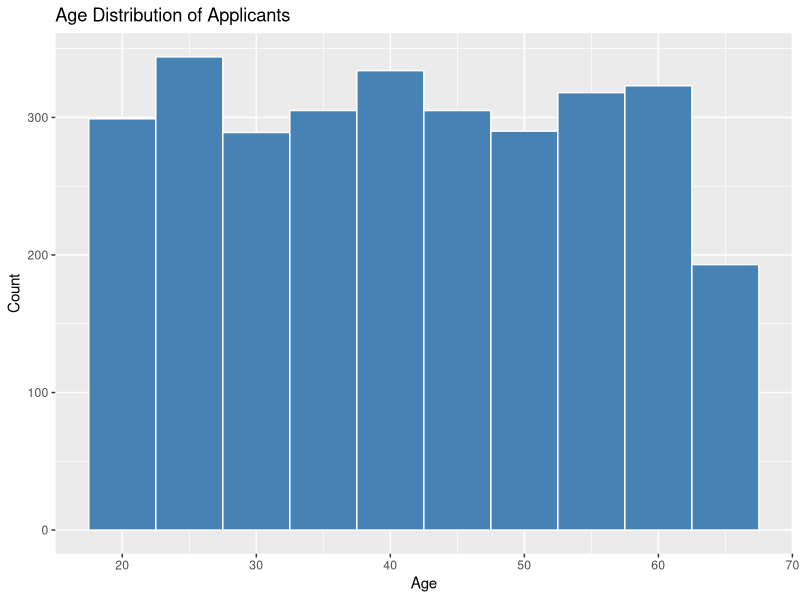
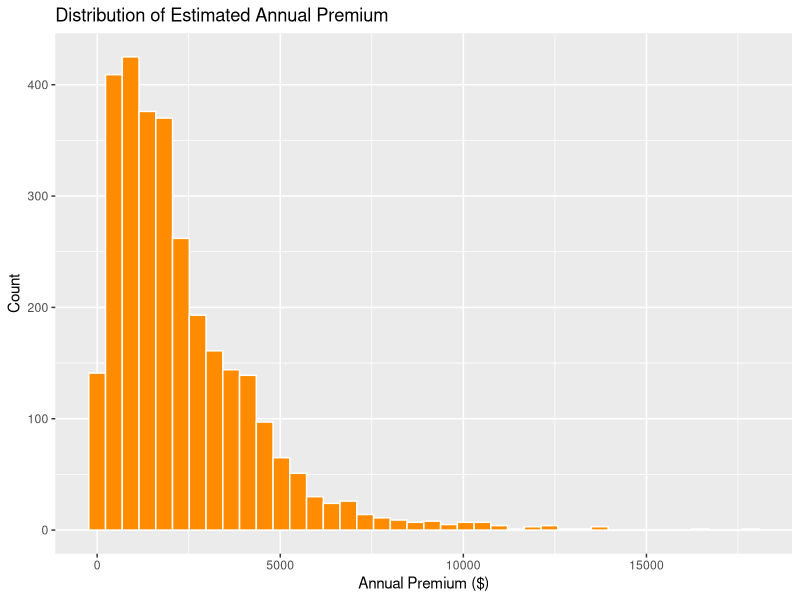
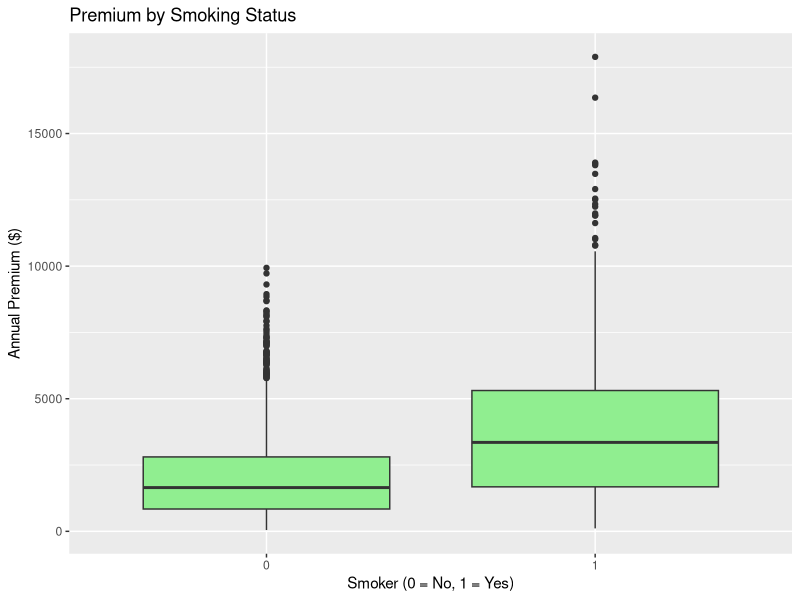
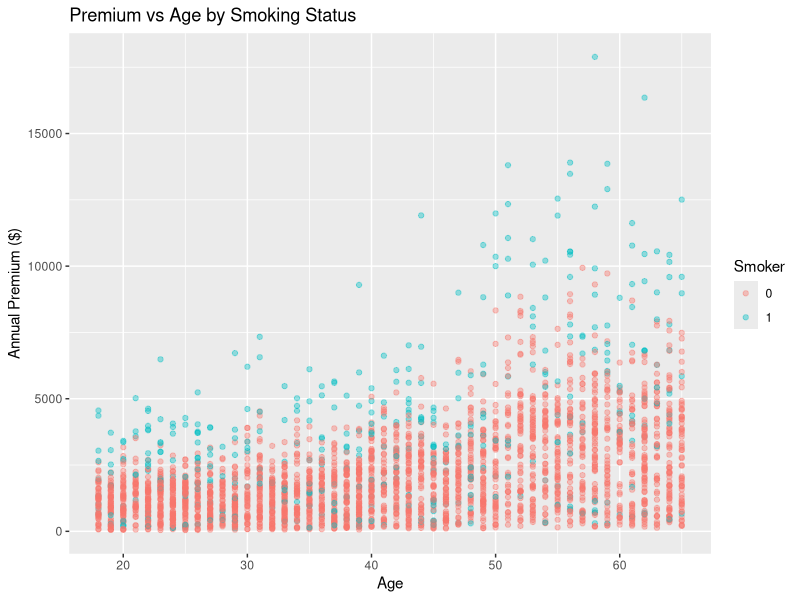

Recreate these plots in R, in order.
library(tidyverse)

# Read the synthetic data
data <- read_csv("synthetic_applicants.csv")

# Quick look at the data
glimpse(data)
summary(data)

# Distribution of age
ggplot(data, aes(x = age)) +
  geom_histogram(binwidth = 5, fill = "steelblue", color = "white") +
  labs(title = "Age Distribution of Applicants", x = "Age", y = "Count")

# Distribution of annual premium
ggplot(data, aes(x = annual_premium)) +
  geom_histogram(bins = 40, fill = "darkorange", color = "white") +
  labs(title = "Distribution of Estimated Annual Premium", x = "Annual Premium ($)", y = "Count")

# Premium by smoking status
ggplot(data, aes(x = factor(smoker), y = annual_premium)) +
  geom_boxplot(fill = "lightgreen") +
  labs(title = "Premium by Smoking Status", x = "Smoker (0 = No, 1 = Yes)", y = "Annual Premium ($)")

# Premium vs age, colored by smoking status
ggplot(data, aes(x = age, y = annual_premium, color = factor(smoker))) +
  geom_point(alpha = 0.4) +
  labs(title = "Premium vs Age by Smoking Status", x = "Age", y = "Annual Premium ($)", color = "Smoker")
